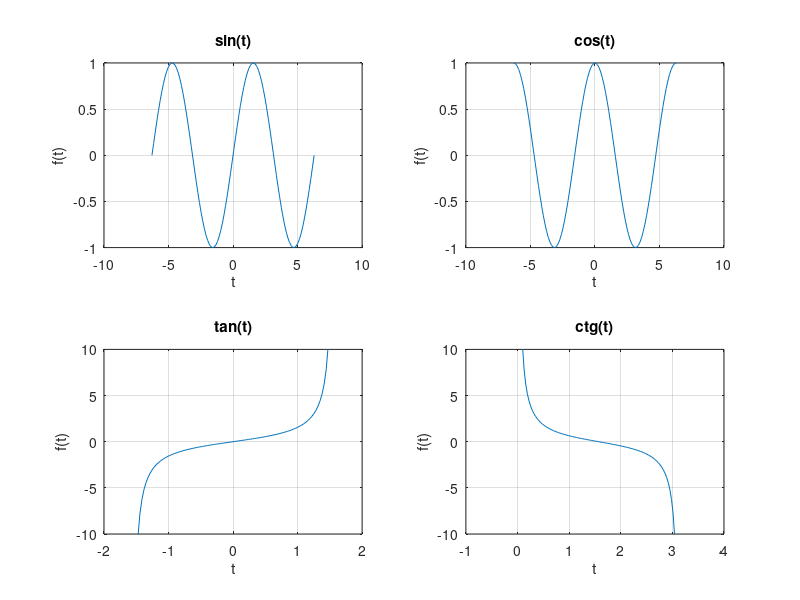

Source code (MATLAB):
% rysuje dzielac przedzial na 4 podprzedzialy
subplot(2,2,1)
% zakres zmiennej t
t = linspace(-2*pi,2*pi);
y_sin = sin(t);
plot(t,y_sin)
% siatka
grid on;
%podpis OX
xlabel('t');
% podpis OY
ylabel('f(t)');
% podpis wykresu
title('sin(t)')

subplot(2,2,2)
t = linspace(-2*pi,2*pi);
y_cos = cos(t);
plot(t,y_cos)
grid on;
%podpis OX
xlabel('t');
% podpis OY
ylabel('f(t)');
title('cos(t)')

subplot(2,2,3)
t = linspace(-pi/2,pi/2);
y_tan = tan(t);
plot(t,y_tan)
grid on;
% zakres po OY
ylim([-10 10]);
%podpis OX
xlabel('t');
% podpis OY
ylabel('f(t)');
title('tan(t)')

subplot(2,2,4)
t = linspace(0,pi);
y_ctg = cot(t);
plot(t,y_ctg)
grid on;
ylim([-10 10]);
% zakres po OX
xlim([-1 4]);
%podpis OX
xlabel('t');
% podpis OY
ylabel('f(t)');
title('ctg(t)')
